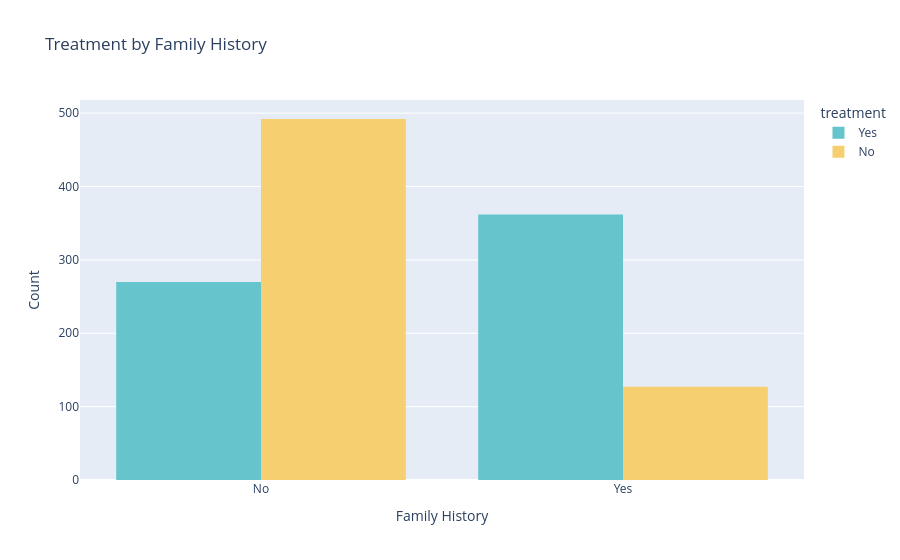

The code cell stored with this chart in its notebook:
### Code cell
# Chart 8: Treatment by Family History
fig = px.histogram(df_clean, x='family_history', color='treatment',
                   barmode='group', title='Treatment by Family History',
                   color_discrete_sequence=px.colors.qualitative.Pastel)
fig.update_layout(xaxis_title='Family History', yaxis_title='Count')
fig.show()

### Figure 1 — Plotly figure (JSON) as saved in the notebook; plotly's stock layout.template omitted (floating-point values rounded to 4 significant figures; data arrays with more than 128 entries replaced by an {"elided": "..."} marker saying what was removed)
{"data": [{"alignmentgroup": "True", "bingroup": "x", "hovertemplate": "treatment=Yes<br>family_history=%{x}<br>count=%{y}<extra></extra>", "legendgroup": "Yes", "marker": {"color": "rgb(102, 197, 204)", "pattern": {"shape": ""}}, "name": "Yes", "offsetgroup": "Yes", "orientation": "v", "showlegend": true, "type": "histogram", "x": {"elided": "632 str values"}, "xaxis": "x", "yaxis": "y"}, {"alignmentgroup": "True", "bingroup": "x", "hovertemplate": "treatment=No<br>family_history=%{x}<br>count=%{y}<extra></extra>", "legendgroup": "No", "marker": {"color": "rgb(246, 207, 113)", "pattern": {"shape": ""}}, "name": "No", "offsetgroup": "No", "orientation": "v", "showlegend": true, "type": "histogram", "x": {"elided": "619 str values"}, "xaxis": "x", "yaxis": "y"}], "layout": {"barmode": "group", "legend": {"title": {"text": "treatment"}, "tracegroupgap": 0}, "title": {"text": "Treatment by Family History"}, "xaxis": {"anchor": "y", "domain": [0, 1], "title": {"text": "Family History"}}, "yaxis": {"anchor": "x", "domain": [0, 1], "title": {"text": "Count"}}}}
